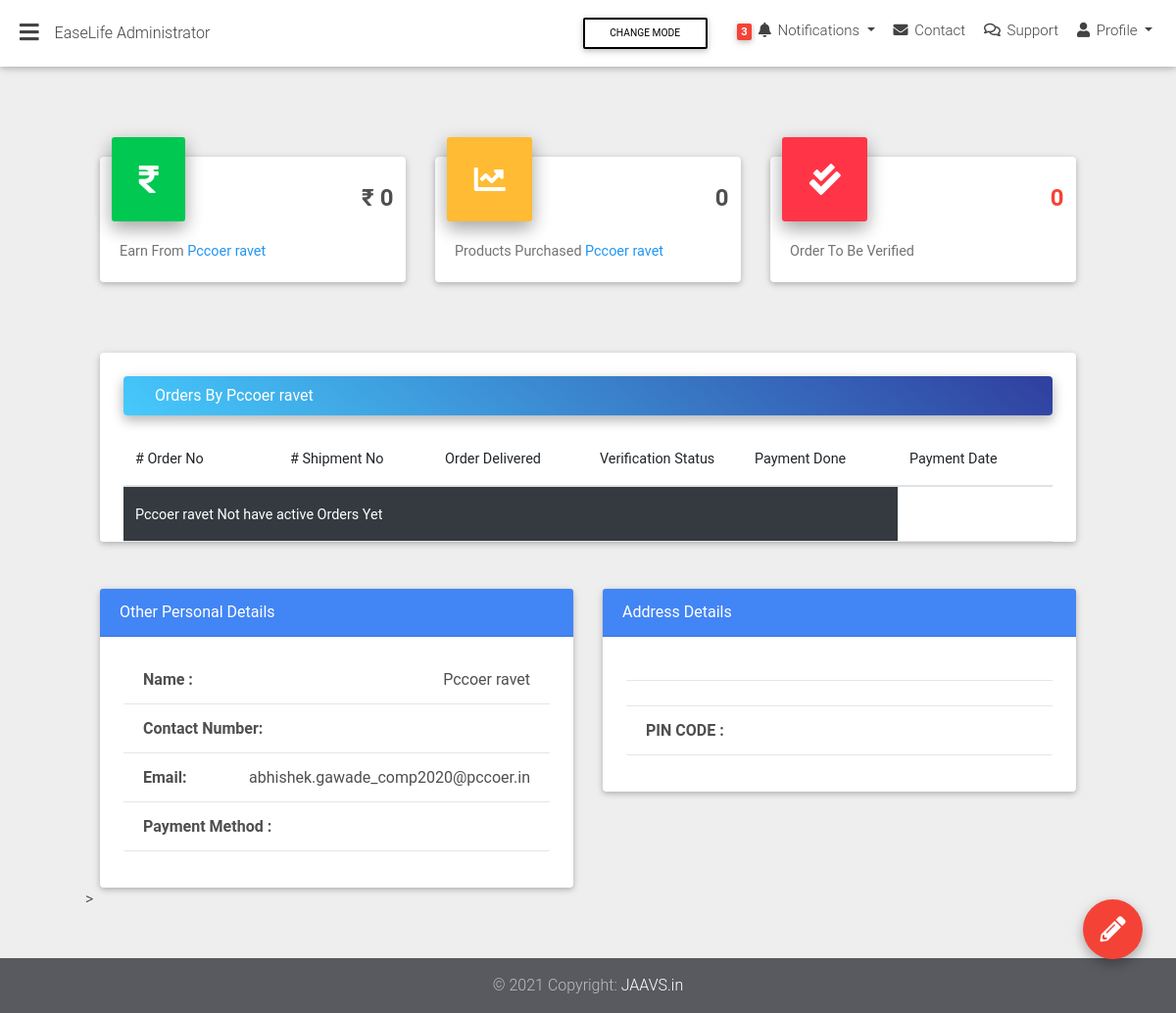
The app's page /easylife-admin/user-details/8/, older data.
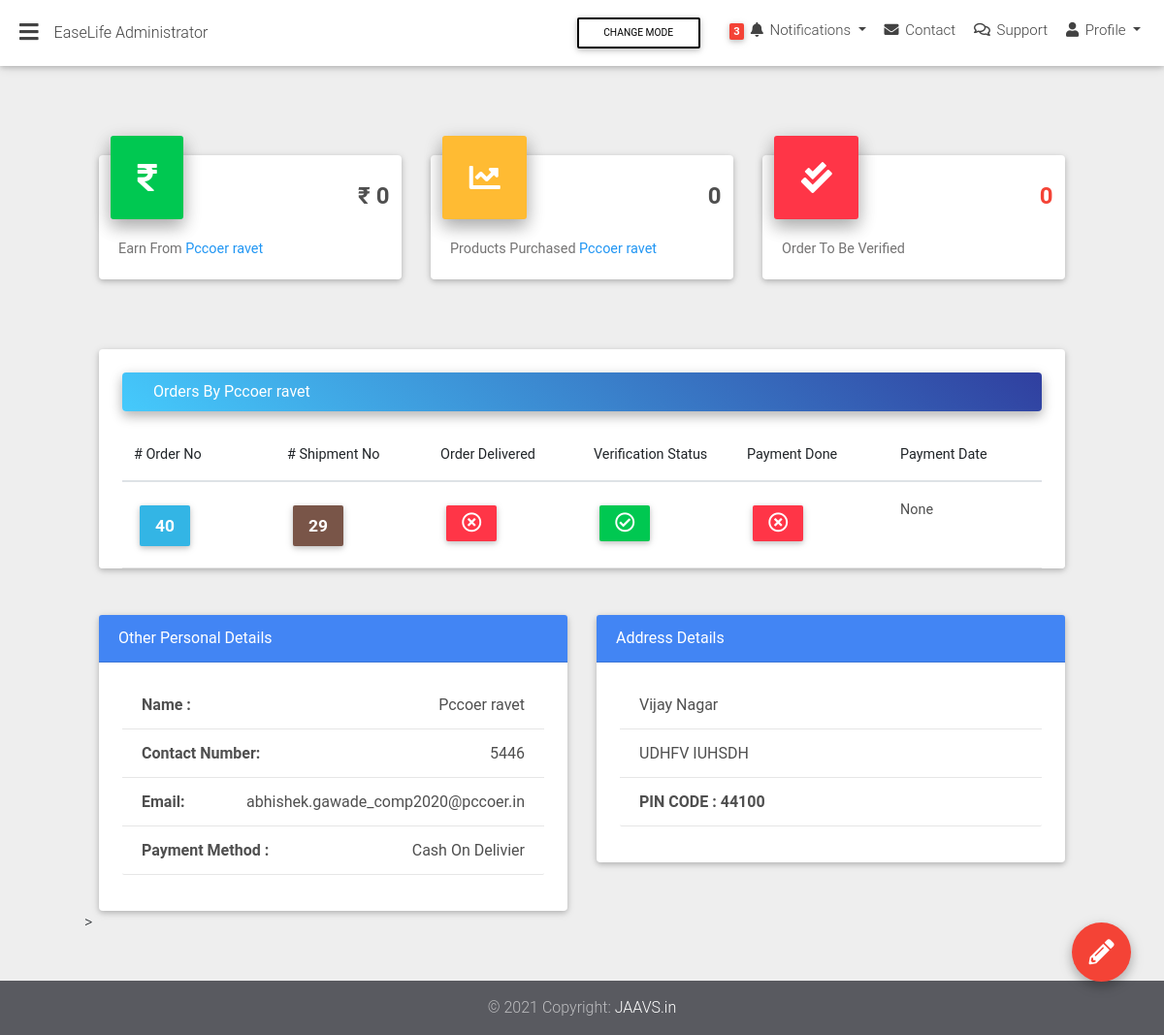
The same page, newer data.
### base/models.py (models this page shows, shortened)
class ShippmentOrder(models.Model):
    user=models.ForeignKey(settings.AUTH_USER_MODEL,on_delete=models.CASCADE)
    order=models.ForeignKey('Order',on_delete=models.CASCADE)
    verify_order = models.BooleanField(default=False,blank=True)
    verify_done_date= models.DateTimeField(blank=True,null=True)
    delivered= models.BooleanField(default=False,blank=True)
    delivered_done_date= models.DateTimeField(blank=True,null=True)
    payment_done=models.BooleanField(default=False,blank=True)
    payment_done_date= models.DateTimeField(blank=True,null=True)
    class Meta:
        verbose_name = "ShippmentOrder"
        verbose_name_plural = "ShippmentOrders"

class Order(models.Model):
    user = models.ForeignKey(settings.AUTH_USER_MODEL,on_delete=models.CASCADE)
    items =models.ManyToManyField(OrderItem)
    ordered = models.BooleanField(default=False)
    start_date =models.DateTimeField(auto_now_add=True)
    ordered_date = models.DateTimeField()
    billing_address=models.ForeignKey('BillingAddress',on_delete=models.SET_NULL,blank=True,null=True)

class BillingAddress(models.Model):
    user=models.ForeignKey(settings.AUTH_USER_MODEL,on_delete=models.CASCADE)
    city=models.CharField(max_length=20)
    phone_number=models.CharField(max_length=20)
    street_address=models.CharField(max_length=250)
    apartment_address=models.CharField(max_length=250)
    pin_code=models.CharField(max_length=10)
    payment_option = models.CharField(choices=PAYMENTS_CHOICES,max_length=1,default='S')
    class Meta:
        verbose_name = ("Billing Address")
        verbose_name_plural = ("Billing Adresss")

### easylife_admin/views.py (the view)
# urls.py: path('user-details/<pk>/', user_details, name='user_details'),
def user_details(request,pk):
	user=get_object_or_404(User,pk=pk)
	shippment_order_user= ShippmentOrder.objects.filter(user=user)
	earn_money=0
	item_purchased=0
	no_verified=ShippmentOrder.objects.filter(user=user,verify_order=False).count()
	for shippment_order in shippment_order_user.filter(verify_order=True,payment_done=True):
		earn_money+=shippment_order.order.get_total()
		item_purchased+=shippment_order.order.items.count()
	return render(request,'easylife_admin/user_detail_view.html',{
		'shippment_order_user':shippment_order_user[::-1],
		'user':user,'earn_money':earn_money,'item_purchased':item_purchased,'no_verified':no_verified,'last_order':shippment_order_user.last()})

### templates/easylife_admin/user_detail_view.html (shortened to what the changed rows need)
{% extends "easylife_admin/admin_base.html" %}
{% load static %}
{% block content %}
    <div class="container-fluid">
      <section class="mt-md-4 pt-md-2 mb-5 pb-4">
        <div class="row">
          <div class="col-xl-4 col-md-6 mb-xl-0 mb-4">
            <div class="card card-cascade cascading-admin-card">
              <div class="card-body card-body-cascade">
                <p class="card-text">Earn From <span class="blue-text">{{user.get_full_name}}</span></p>
              </div>
            </div>
          </div>
          <div class="col-xl-4 col-md-6 mb-xl-0 mb-4">
            <div class="card card-cascade cascading-admin-card">
              <div class="card-body card-body-cascade">
                <p class="card-text">Products Purchased <span class="blue-text">{{user.get_full_name}}</span></p>
              </div>
            </div>
          </div>
        </div>
      </section>
      <section class="mb-5">
        <div class="card card-cascade narrower">
          <section>
            <br>
            <div class="card card-cascade narrower z-depth-0">
              <div
                class="view view-cascade gradient-card-header blue-gradient narrower py-2 mx-4 mb-3 d-flex justify-content-between align-items-center">
                <a href="" class="white-text mx-3">Orders By {{ user.get_full_name }}</a>
              </div>
              <div class="px-4">
                <div class="table-responsive">
                  <table class="table table-hover mb-0">
                    <thead>
                      <tr>
                        <th class="th-lg"># Order No</th>
                        <th class="th-lg"># Shipment No</th>
                        <th class="th-lg">Order Delivered </th>
                        <th class="th-lg">Verification Status</th>
                        <th class="th-lg">Payment Done</th>
                        <th class="th-lg">Payment Date</th>
                      </tr>
                    </thead>
                    <tbody>
                      {% for row in shippment_order_user %}
                      <tr>
                        <td>
                       <a href='' style="color:white">
                            <button type="button" class="btn btn-info btn-sm px-3">
                              <b style="font-size:170%">{{row.order.id}}</b>
                            </button>
                      </a>
                      </td>
                        <td>
                        <a href='' style="color:white">
                            <button type="button" class="btn btn-brown waves-effect waves-light btn-sm px-3">
                              <b style="font-size:170%">{{row.id}}</b>
                            </button>
                      </a>
                      </td>
                        <td>
                                {% if  row.delivered %}
                                  <button type="button" class="btn btn-success btn-sm px-3">
                                      <i class="far fa-check-circle fa-2x"></i>
                                {% else %}
                                    <button type="button" class="btn btn-danger btn-sm px-3">
                                      <i class="far fa-times-circle fa-2x"></i>
                                {% endif %}
                        </td>
                        <td>
                          {% if  row.verify_order %}
                          <button type="button" class="btn btn-success btn-sm px-3">
                              <i class="far fa-check-circle fa-2x"></i>
                          {% else %}
                                <button type="button" class="btn btn-danger btn-sm px-3">
                             <i class="far fa-times-circle fa-2x"></i>
                          {% endif %}
                          </button>
                      </td>
                        <td>
                                               {% if  row.payment_done %}
                          <button type="button" class="btn btn-success btn-sm px-3">
                              <i class="far fa-check-circle fa-2x"></i>
                          {% else %}
                                <button type="button" class="btn btn-danger btn-sm px-3">
                             <i class="far fa-times-circle fa-2x"></i>
                          {% endif %}
                        </td>
                        <td>{{row.payment_done_date}}</td>
                      </tr>
                      {% empty %}
                                   <tfoot class="table-dark">
                                      <tr>
                                        <th colspan="5">
                                          {{user.get_full_name}} Not have active Orders Yet
                                        </th>
                                      </tr>
                                    </tfoot>
                      {% endfor %}
                    </tbody>
                  </table>
                </div>
              </div>
            </div>
          </section>
        </div>
      </section>
      <section class="mb-5">
        <div class="row">
          <div class="col-lg-6 col-md-12 mb-lg-0 mb-4">
            <div class="card">
              <div class="card-body text-center px-4 mb-3">
                <div class="list-group list-panel">
                  <span  class="list-group-item d-flex justify-content-between dark-grey-text">
                    <span class="float-left" style="font-weight: bold">Name :</span>{{user.get_full_name}}
                  </span>
                  <span  class="list-group-item d-flex justify-content-between dark-grey-text">
                    <span class="float-left" style="font-weight: bold">Contact Number:</span>{{last_order.order.billing_address.phone_number}}
                  </span>
                  <span  class="list-group-item d-flex justify-content-between dark-grey-text">
                    <span class="float-left" style="font-weight: bold">Email:</span>{{user.email}}
                  </span>
                  <span  class="list-group-item d-flex justify-content-between dark-grey-text">
                    <span class="float-left" style="font-weight: bold">Payment Method :</span>{{last_order.order.billing_address.get_payment_option_display}}
                  </span>
                </div>
              </div>
            </div>
          </div>
          <div class="col-lg-6 col-md-12 mb-lg-0 mb-4">
            <div class="card">
              <div class="card-body text-center px-4 mb-3">
                <div class="list-group list-panel">
                  <span  class="list-group-item d-flex justify-content-between dark-grey-text">
                    {{last_order.order.billing_address.street_address}}
                  </span>
                     <span  class="list-group-item d-flex justify-content-between dark-grey-text">
                    {{last_order.order.billing_address.apartment_address}}
                  </span>
                    <span  class="list-group-item d-flex justify-content-between dark-grey-text">
                    <span class="float-left" style="font-weight: bold">PIN CODE  : {{last_order.order.billing_address.pin_code}}</span>
                  </span>
                </div>
              </div>
            </div>
          </div>>
        </div>
      </section>
    </div>
{% endblock content %}

Row changes from the older to the newer data that the page shows:
added ShippmentOrder: order.id "40", id "29", delivered False (drawn), verify_order True (drawn), payment_done False (drawn), payment_done_date "None", order.billing_address.phone_number "5446", order.billing_address.payment_option "Cash On Delivier", order.billing_address.street_address "Vijay Nagar", order.billing_address.apartment_address "UDHFV IUHSDH", order.billing_address.pin_code "44100"
Text that changed along with them:
{{ user.get_full_name }}: "Pccoer ravet" → (not shown)
text no longer shown: "Not have active Orders Yet"
